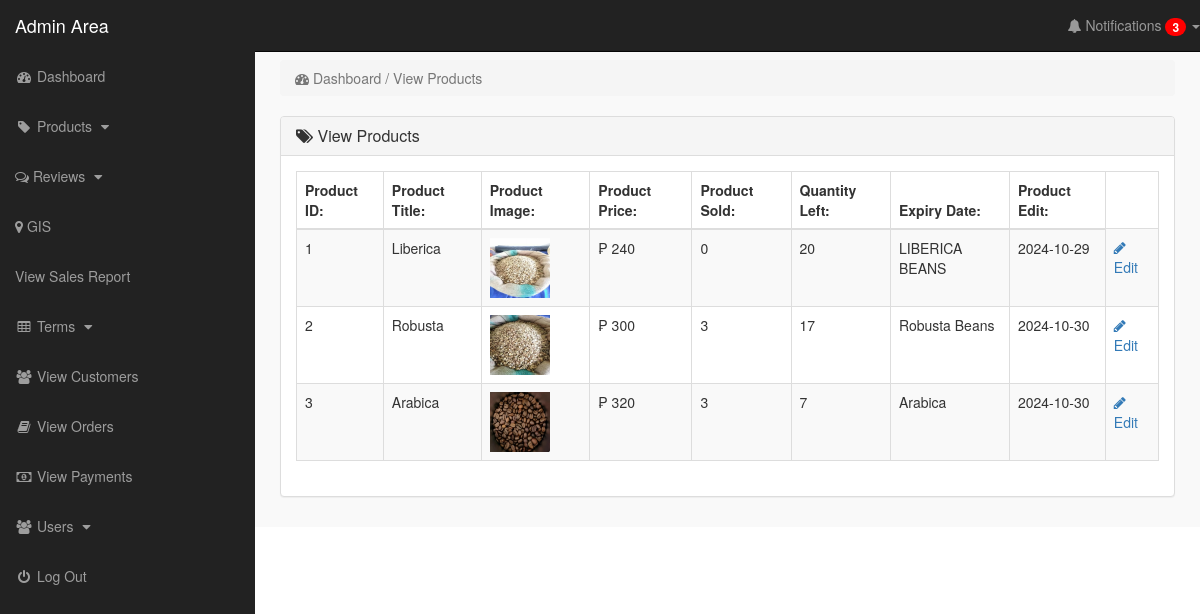
Page /admin_area/index.php?view_products (signed in) on the committed database.
### tables this page shows
CREATE TABLE `products` (
  `product_id` int(10) NOT NULL,
  `p_cat_id` int(10) NOT NULL,
  `cat_id` int(10) NOT NULL,
  `manufacturer_id` int(10) NOT NULL,
  `expiry_date` date DEFAULT NULL,
  `product_title` text NOT NULL,
  `product_url` text NOT NULL,
  `product_img1` text NOT NULL,
  `product_img2` text NOT NULL,
  `product_img3` text DEFAULT NULL,
  `product_price` int(10) DEFAULT NULL,
  `product_keywords` text NOT NULL,
  `product_desc` text NOT NULL,
  `product_label` text NOT NULL,
  `product_sale` int(100) NOT NULL,
  `product_quan` int(10) NOT NULL,
  `product_status` varchar(100) NOT NULL,
  `product_lifespan` varchar(255) NOT NULL
);

### admin_area/view_products.php (the view)
<?php
    if(!isset($_SESSION['admin_email'])){
        echo "<script>window.open('login.php','_self')</script>";
    } else {
?>
<div class="row">
    <div class="col-lg-12">
        <ol class="breadcrumb">
            <li class="active">
                <i class="fa fa-dashboard"></i> Dashboard / View Products
            </li>
        </ol>
    </div>
</div>
<div class="row">
    <div class="col-lg-12">
        <div class="panel panel-default">
            <div class="panel-heading">
                <h3 class="panel-title">
                   <i class="fa fa-tags"></i>  View Products
               </h3>
            </div>
            <div class="panel-body">
                <div class="table-responsive">
                    <table class="table table-striped table-bordered table-hover">
                        <thead>
                            <tr>
                                <th> Product ID: </th>
                                <th> Product Title: </th>
                                <th> Product Image: </th>
                                <th> Product Price: </th>
                                <th> Product Sold: </th>
                                <th> Quantity Left: </th>
                                <th> Expiry Date: </th>
                                <th> Product Edit: </th>
                            </tr>
                        </thead>
                        <tbody>
                            <?php
                                $i=0;
                                $get_pro = "select * from products";
                                $run_pro = mysqli_query($con,$get_pro);
                                while($row_pro=mysqli_fetch_array($run_pro)){
                                    $pro_id = $row_pro['product_id'];
                                    $pro_title = $row_pro['product_title'];
                                    $pro_img1 = $row_pro['product_img1'];
                                    $pro_price = $row_pro['product_price'];
                                    $pro_quantity = $row_pro['product_quan'];
                                    $pro_keywords = $row_pro['product_keywords'];
                                    $pro_date = $row_pro['expiry_date'];
                                    $i++;
                            ?>
                            <tr>
                                <td> <?php echo $i; ?> </td>
                                <td> <?php echo $pro_title; ?> </td>
                                <td> <img src="product_images/<?php echo $pro_img1; ?>" width="60" height="60"></td>
                                <td> ₱ <?php echo $pro_price; ?> </td>
                                <td>
                                    <?php
                                        $get_sold = "SELECT IFNULL(SUM(qty), 0) AS total_sold FROM customer_orders WHERE product_id='$pro_id'";
                                        $run_sold = mysqli_query($con, $get_sold);
                                        $row_sold = mysqli_fetch_array($run_sold);
                                        $count = $row_sold['total_sold'];
                                        echo $count;
                                    ?>
                                </td>
                                <td>
                                    <?php echo $pro_quantity - $count; ?>
                                </td>
                                <td> <?php echo $pro_keywords; ?> </td>
                                <td> <?php echo $pro_date ?> </td>
                                <td>
                                    <a href="index.php?edit_product=<?php echo $pro_id; ?>">
                                        <i class="fa fa-pencil"></i> Edit
                                    </a>
                                </td>
                            </tr>
                            <?php } ?>
                        </tbody>
                    </table>
                </div>
            </div>
        </div>
    </div>
</div>
<?php } ?>

### admin_area/css/style.css (style rules this page uses)
body { margin-top: 100px; }
@media (min-width: 768px) { body { margin-top: 50px; } }
.panel-body { border-radius: 5px; }

### rows in the picture
products: product_title "Liberica", product_img1 (picture), product_price "240", count "0", $pro_quantity-$count "20", product_keywords "LIBERICA BEANS", expiry_date "2024-10-29"
products: product_title "Robusta", product_img1 (picture), product_price "300", count "3", count "17", product_keywords "Robusta Beans", expiry_date "2024-10-30"
products: product_title "Arabica", product_img1 (picture), product_price "320", count "3", count "7", product_keywords "Arabica", expiry_date "2024-10-30"

### other values in the picture
$total_notifications "3"
